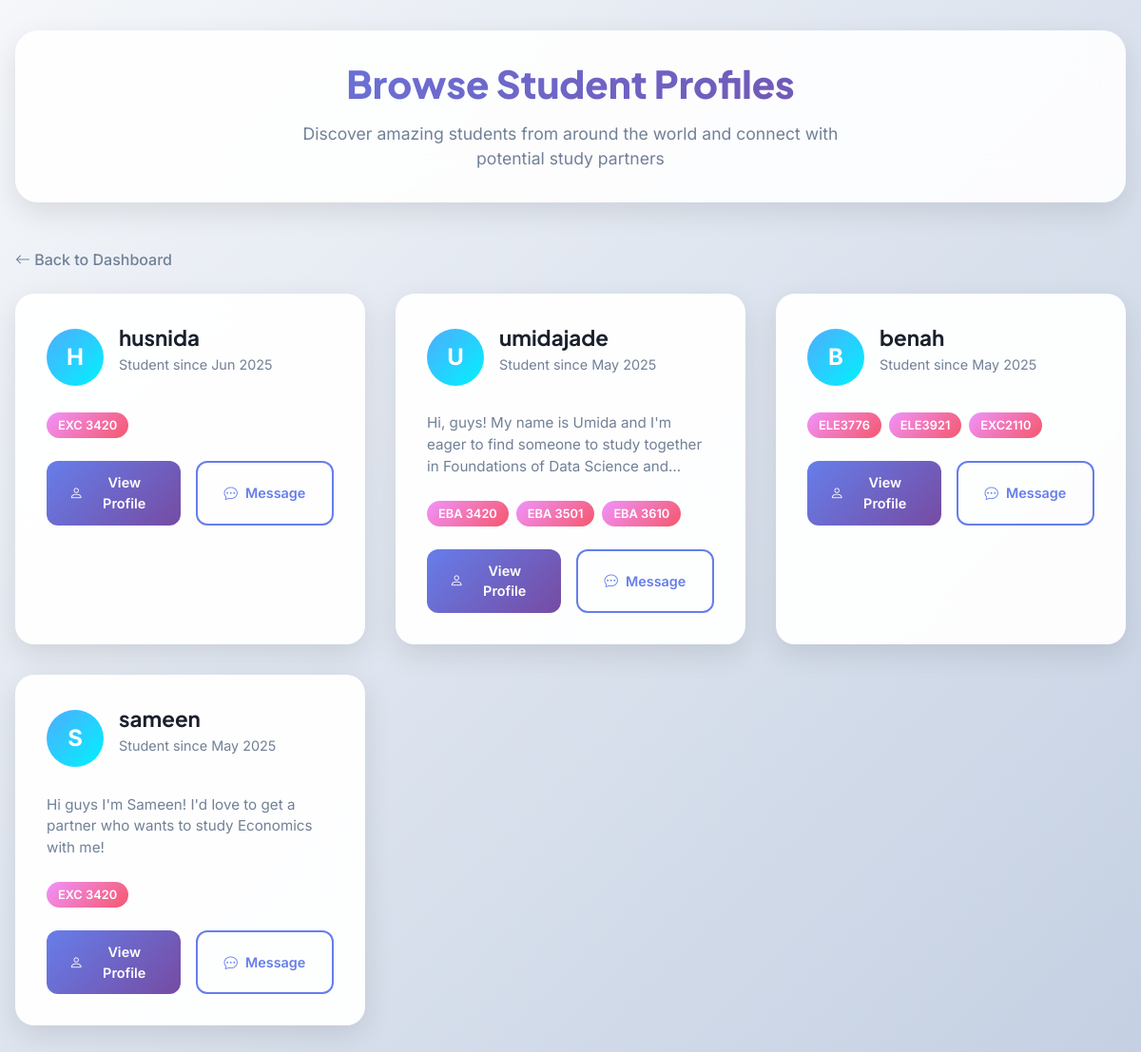
Screenshot of /profiles/ (signed in) with the database file from the repository.
### studybuddy_app/models.py (models this page shows, shortened)
class TimestampModel(models.Model):
    created_at = models.DateTimeField(auto_now_add=True, null=True, blank=True)
    updated_at = models.DateTimeField(auto_now=True, null=True, blank=True)
    class Meta:
        abstract = True

class Profile(TimestampModel):
    user = models.OneToOneField(User, on_delete=models.CASCADE, related_name='profile')
    fname = models.CharField("First name", max_length=50)
    lname = models.CharField("Last name", max_length=50)
    email = models.EmailField()
    bio = models.TextField(blank=True)
    availability = models.CharField(max_length=100, blank=True)
    courses = models.ManyToManyField(Course, blank=True, related_name='students')
    study_methods = models.CharField(max_length=200, blank=True)
    rating = models.FloatField(default=0.0, validators=[MinValueValidator(0.0), MaxValueValidator(5.0)])
    picture = models.ImageField(upload_to='profile_pics/', blank=True, null=True)
    major = models.CharField(max_length=100, blank=True, null=True)
    class Meta:
        ordering = ['lname', 'fname']

class Course(TimestampModel):
    code = models.CharField(max_length=10, unique=True)
    name = models.CharField(max_length=100)
    description = models.TextField(blank=True)
    class Meta:
        ordering = ['code']

### studybuddy_app/views.py (the view)
# urls.py: path('profiles/', login_required(views.profile_list), name='profile_list'),
@login_required
def profile_list(request):
    try:
        profiles = Profile.objects.exclude(user=request.user).select_related('user')
        paginator = Paginator(profiles, 10)  # Show 10 profiles per page
        page_number = request.GET.get('page')
        page_obj = paginator.get_page(page_number)
        return render(request, 'studybuddy_app/profile/profile_list.html', {'page_obj': page_obj})
    except Exception as e:
        messages.error(request, f"Error loading profiles: {e}")
        return render(request, 'studybuddy_app/profile/profile_list.html', {'page_obj': None})

### studybuddy_app/templates/studybuddy_app/profile/profile_list.html (shortened to what this page needs)
{% load static %}
<!DOCTYPE html>
<html lang="en">
<head>
    <link href="https://cdn.jsdelivr.net/npm/bootstrap@5.3.0/dist/css/bootstrap.min.css" rel="stylesheet">
    <link rel="stylesheet" href="https://cdn.jsdelivr.net/npm/bootstrap-icons@1.10.0/font/bootstrap-icons.css">
    <link rel="stylesheet" href="{% static 'css/profile_list.css' %}">
</head>
<body>
    <div class="container">
        <div class="page-header">
            <h1 class="page-title">Browse Student Profiles</h1>
            <p class="page-subtitle">
                Discover amazing students from around the world and connect with potential study partners
            </p>
        </div>
        <div class="mb-4">
            <a href="{% url 'studybuddy_app:index' %}" class="nav-link">
                <i class="bi bi-arrow-left"></i> Back to Dashboard
            </a>
        </div>
        {% if page_obj and page_obj.object_list %}
            <div class="profiles-grid">
                {% for profile in page_obj %}
                    <div class="profile-card">
                        <div class="profile-header">
                            <div class="profile-avatar">
                                {{ profile.user.username|first|upper }}
                            </div>
                            <div class="profile-info">
                                <h3>{{ profile.user.username }}</h3>
                                <p>Student since {{ profile.user.date_joined|date:"M Y" }}</p>
                            </div>
                        </div>
                        {% if profile.bio %}
                            <div class="profile-bio">
                                {{ profile.bio }}
                            </div>
                        {% endif %}
                        {% if profile.courses.all %}
                            <div class="profile-courses">
                                {% for course in profile.courses.all|slice:":3" %}
                                    <span class="course-tag">{{ course.code }}</span>
                                {% endfor %}
                            </div>
                        {% endif %}
                        <div class="profile-actions">
                            <a href="{% url 'studybuddy_app:user_profile' pk=profile.pk %}" class="btn btn-primary">
                                <i class="bi bi-person"></i>
                                View Profile
                            </a>
                            <a href="{% url 'studybuddy_app:send_message' receiver_id=profile.user.id %}" class="btn btn-outline">
                                <i class="bi bi-chat-dots"></i>
                                Message
                            </a>
                        </div>
                    </div>
                {% endfor %}
            </div>
        {% endif %}
    </div>
</body>
</html>

### studybuddy_app/static/css/profile_list.css (style rules this page uses)
:root { --primary-gradient: linear-gradient(135deg, #667eea 0%, #764ba2 100%); --secondary-gradient: linear-gradient(135deg, #f093fb 0%, #f5576c 100%); --accent-gradient: linear-gradient(135deg, #4facfe 0%, #00f2fe 100%); --success-gradient: linear-gradient(135deg, #84fab0 0%, #8fd3f4 100%); --text-primary: #1a202c; --text-secondary: #718096; }
* { margin: 0; padding: 0; box-sizing: border-box; }
body { font-family: 'Inter', -apple-system, BlinkMacSystemFont, sans-serif; background: linear-gradient(135deg, #f5f7fa 0%, #c3cfe2 100%); min-height: 100vh; padding: 2rem 0; }
.container { max-width: 1200px; margin: 0 auto; padding: 0 1rem; }
.page-header { text-align: center; margin-bottom: 3rem; padding: 2rem; background: rgba(255, 255, 255, 0.9); backdrop-filter: blur(20px); border-radius: 24px; box-shadow: 0 10px 30px rgba(0, 0, 0, 0.1); }
.page-title { font-family: 'Plus Jakarta Sans', sans-serif; font-size: 2.5rem; font-weight: 800; background: var(--primary-gradient); -webkit-background-clip: text; -webkit-text-fill-color: transparent; background-clip: text; margin-bottom: 1rem; }
.page-subtitle { color: var(--text-secondary); font-size: 1.1rem; max-width: 600px; margin: 0 auto; }
.profiles-grid { display: grid; grid-template-columns: repeat(auto-fill, minmax(350px, 1fr)); gap: 2rem; margin-bottom: 3rem; }
.profile-card { background: rgba(255, 255, 255, 0.95); backdrop-filter: blur(20px); border-radius: 20px; padding: 2rem; box-shadow: 0 10px 30px rgba(0, 0, 0, 0.1); transition: all 0.3s ease; border: 1px solid rgba(255, 255, 255, 0.2); }
.profile-header { display: flex; align-items: center; gap: 1rem; margin-bottom: 1.5rem; }
.profile-avatar { width: 60px; height: 60px; border-radius: 50%; background: var(--accent-gradient); display: flex; align-items: center; justify-content: center; color: white; font-size: 1.5rem; font-weight: bold; }
.profile-info h3 { font-family: 'Plus Jakarta Sans', sans-serif; font-size: 1.4rem; font-weight: 700; color: var(--text-primary); margin-bottom: 0.25rem; }
.profile-info p { color: var(--text-secondary); font-size: 0.9rem; }
.profile-bio { color: var(--text-secondary); font-size: 0.95rem; line-height: 1.5; margin-bottom: 1.5rem; display: -webkit-box; -webkit-line-clamp: 3; -webkit-box-orient: vertical; overflow: hidden; }
.profile-courses { display: flex; flex-wrap: wrap; gap: 0.5rem; margin-bottom: 1.5rem; }
.course-tag { background: var(--secondary-gradient); color: white; padding: 0.25rem 0.75rem; border-radius: 15px; font-size: 0.8rem; font-weight: 600; }
.profile-actions { display: flex; gap: 1rem; }
.btn { padding: 0.75rem 1.5rem; border-radius: 12px; font-weight: 600; text-decoration: none; transition: all 0.3s ease; border: none; cursor: pointer; display: inline-flex; align-items: center; gap: 0.5rem; font-size: 0.9rem; flex: 1; justify-content: center; }
.btn-primary { background: var(--primary-gradient); color: white; }
.btn-outline { background: transparent; border: 2px solid #667eea; color: #667eea; }
.nav-link { color: var(--text-secondary); text-decoration: none; font-weight: 500; transition: color 0.3s ease; }

### rows the page displays
Profile: user.username|first "H", user.username "husnida", user.date_joined "Jun 2025"
Course: code "EXC 3420"
Profile: user.username|first "U", user.username "umidajade", user.date_joined "May 2025", bio "Hi, guys! My name is Umida and I'm eager to find someone to study together in Foundations of Data Science…"
Course: code "EBA 3420"
Course: code "EBA 3501"
Course: code "EBA 3610"
Profile: user.username|first "B", user.username "benah", user.date_joined "May 2025"
Course: code "ELE3776"
Course: code "ELE3921"
Course: code "EXC2110"
Profile: user.username|first "S", user.username "sameen", user.date_joined "May 2025", bio "Hi guys I'm Sameen! I'd love to get a partner who wants to study Economics with me!"
